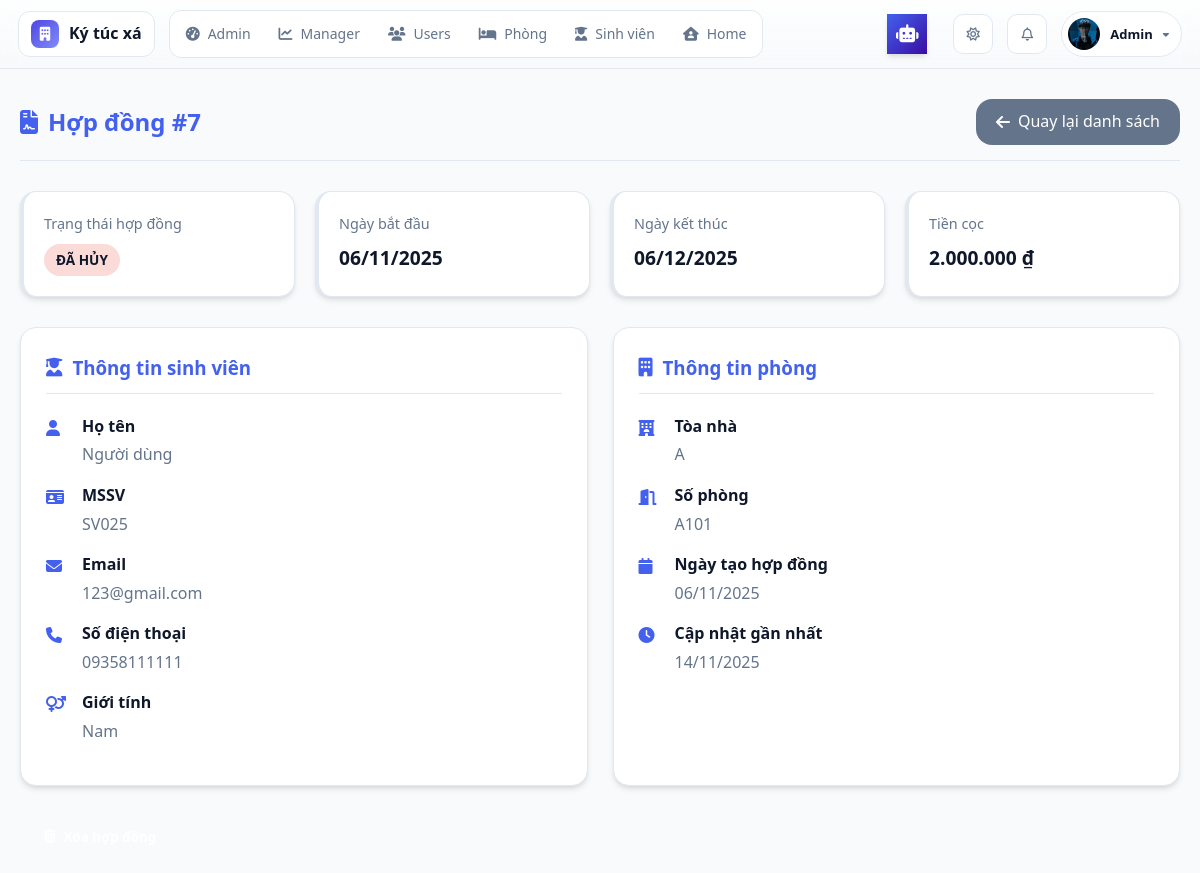
The app's page /modules/staff/contract/contract_detail.php?id=7 (signed in) with its own data.
### tables this page shows
CREATE TABLE IF NOT EXISTS `students` (
  `StudentID` int NOT NULL AUTO_INCREMENT,
  `UserID` int DEFAULT NULL,
  `StudentCode` varchar(20) NOT NULL,
  `FullName` varchar(100) NOT NULL,
  `Email` varchar(100) DEFAULT NULL,
  `Gender` enum('Nam','Nữ','Khác') NOT NULL,
  `BirthDate` date DEFAULT NULL,
  `CitizenID` varchar(20) DEFAULT NULL,
  `Hometown` varchar(100) DEFAULT NULL,
  `Address` varchar(255) DEFAULT NULL,
  `Phone` varchar(15) DEFAULT NULL,
  `ClassName` varchar(100) DEFAULT NULL,
  `CourseYear` varchar(9) DEFAULT NULL,
  `Avatar` varchar(255) DEFAULT NULL,
  `EmergencyContact` varchar(255) DEFAULT NULL,
  `CheckInDate` date DEFAULT NULL,
  `CheckOutDate` date DEFAULT NULL,
  `IsInDorm` tinyint(1) DEFAULT '1',
  `CreatedAt` datetime DEFAULT CURRENT_TIMESTAMP,
  `UpdatedAt` datetime DEFAULT CURRENT_TIMESTAMP ON UPDATE CURRENT_TIMESTAMP,
  `FacultyID` int DEFAULT NULL,
  PRIMARY KEY (`StudentID`),
  UNIQUE KEY `StudentCode` (`StudentCode`),
  UNIQUE KEY `UserID` (`UserID`),
  KEY `fk_faculty` (`FacultyID`),
  CONSTRAINT `fk_faculty` FOREIGN KEY (`FacultyID`) REFERENCES `faculties` (`FacultyID`) ON DELETE SET NULL ON UPDATE CASCADE,
  CONSTRAINT `students_ibfk_1` FOREIGN KEY (`UserID`) REFERENCES `users` (`UserID`)
);

CREATE TABLE IF NOT EXISTS `contracts` (
  `ContractID` int NOT NULL AUTO_INCREMENT,
  `StudentID` int NOT NULL,
  `RoomID` int NOT NULL,
  `StartDate` date NOT NULL,
  `EndDate` date NOT NULL,
  `Deposit` decimal(12,2) DEFAULT '0.00' COMMENT 'Tiền đặt cọc hợp đồng',
  `Status` enum('Hiệu lực','Hết hạn','Đã hủy') DEFAULT 'Hiệu lực',
  `CreatedAt` datetime DEFAULT CURRENT_TIMESTAMP,
  `UpdatedAt` datetime DEFAULT CURRENT_TIMESTAMP ON UPDATE CURRENT_TIMESTAMP,
  `PaymentStatus` enum('Còn nợ','Đã thanh toán đủ') NOT NULL DEFAULT 'Còn nợ',
  PRIMARY KEY (`ContractID`),
  KEY `StudentID` (`StudentID`),
  KEY `RoomID` (`RoomID`),
  CONSTRAINT `contracts_ibfk_1` FOREIGN KEY (`StudentID`) REFERENCES `students` (`StudentID`) ON DELETE CASCADE ON UPDATE CASCADE,
  CONSTRAINT `contracts_ibfk_2` FOREIGN KEY (`RoomID`) REFERENCES `rooms` (`RoomID`) ON DELETE CASCADE ON UPDATE CASCADE
);

CREATE TABLE IF NOT EXISTS `buildings` (
  `BuildingID` int NOT NULL AUTO_INCREMENT,
  `BuildingName` varchar(100) DEFAULT NULL,
  `Description` varchar(255) DEFAULT NULL,
  `Floors` int DEFAULT '1',
  PRIMARY KEY (`BuildingID`)
);

CREATE TABLE IF NOT EXISTS `rooms` (
  `RoomID` int NOT NULL AUTO_INCREMENT,
  `BuildingID` int NOT NULL,
  `RoomNumber` varchar(10) DEFAULT NULL,
  `Capacity` int NOT NULL,
  `CurrentOccupants` int DEFAULT '0',
  `RoomType` enum('Nam','Nữ','Khác') NOT NULL,
  `RoomPrice` decimal(10,2) NOT NULL,
  `Status` enum('Trống','Đầy','Bảo trì') DEFAULT 'Trống',
  `ImagePath` varchar(255) DEFAULT NULL,
  `Gallery` json DEFAULT NULL,
  `Description` text,
  `Amenities` json DEFAULT NULL,
  `CreatedAt` datetime DEFAULT CURRENT_TIMESTAMP,
  `UpdatedAt` datetime DEFAULT CURRENT_TIMESTAMP ON UPDATE CURRENT_TIMESTAMP,
  PRIMARY KEY (`RoomID`),
  UNIQUE KEY `uq_rooms_building_room` (`BuildingID`,`RoomNumber`),
  CONSTRAINT `rooms_ibfk_1` FOREIGN KEY (`BuildingID`) REFERENCES `buildings` (`BuildingID`)
);

### modules/staff/contract/contract_detail.php (the view, shortened to what this page needs)
<?php
include '../../../db_connect.php';
include '../../../includes/admin_header.php';
$id = $_GET['id'] ?? 0;
$sql = "
    SELECT
        c.*,
        s.FullName, s.StudentCode, s.Email, s.Phone, s.Gender,
        r.RoomNumber, b.BuildingName
    FROM Contracts c
    JOIN Students s ON c.StudentID = s.StudentID
    JOIN Rooms r ON c.RoomID = r.RoomID
    JOIN Buildings b ON r.BuildingID = b.BuildingID
    WHERE c.ContractID = ?
";
$stmt = $conn->prepare($sql);
$stmt->bind_param("i", $id);
$stmt->execute();
$result = $stmt->get_result();
$contract = $result->fetch_assoc();
function formatMoney($n)
{
    return number_format($n, 0, ',', '.') . ' ₫';
}
function getStatusClass($status)
{
    switch ($status) {
        case 'Đã hủy':
            return 'canceled';
    }
}
?>
<!DOCTYPE html>
<html lang="vi">
<head>
    <link rel="stylesheet" href="../../assets/css/admin/admin_header.css">
    <link rel="stylesheet" href="../../../assets/css/staff/contract/staff_contract_detail.css">
    <link rel="stylesheet" href="https://cdnjs.cloudflare.com/ajax/libs/font-awesome/6.5.0/css/all.min.css">
</head>
<body>
    <div class="contract-detail-container">
        <div class="header">
            <h2><i class="fas fa-file-contract"></i> Hợp đồng #<?= $contract['ContractID'] ?></h2>
            <a href="contract_list.php" class="btn-back"><i class="fas fa-arrow-left"></i> Quay lại danh sách</a>
        </div>
        <div class="contract-meta">
            <div class="meta-card">
                <div class="meta-label">Trạng thái hợp đồng</div>
                <div class="meta-value">
                    <span class="status-badge <?= getStatusClass($contract['Status']) ?>"><?= $contract['Status'] ?></span>
                </div>
            </div>
            <div class="meta-card">
                <div class="meta-label">Ngày bắt đầu</div>
                <div class="meta-value"><?= date('d/m/Y', strtotime($contract['StartDate'])) ?></div>
            </div>
            <div class="meta-card">
                <div class="meta-label">Ngày kết thúc</div>
                <div class="meta-value"><?= date('d/m/Y', strtotime($contract['EndDate'])) ?></div>
            </div>
            <div class="meta-card">
                <div class="meta-label">Tiền cọc</div>
                <div class="meta-value"><?= formatMoney($contract['Deposit']) ?></div>
            </div>
        </div>
        <div class="contract-info">
            <div class="info-card">
                <h3><i class="fas fa-user-graduate"></i> Thông tin sinh viên</h3>
                <div class="info-item">
                    <div class="info-icon"><i class="fas fa-user"></i></div>
                    <div class="info-content">
                        <div class="info-label">Họ tên</div>
                        <div class="info-value"><?= htmlspecialchars($contract['FullName']) ?></div>
                    </div>
                </div>
                <div class="info-item">
                    <div class="info-icon"><i class="fas fa-id-card"></i></div>
                    <div class="info-content">
                        <div class="info-label">MSSV</div>
                        <div class="info-value"><?= htmlspecialchars($contract['StudentCode']) ?></div>
                    </div>
                </div>
                <div class="info-item">
                    <div class="info-icon"><i class="fas fa-envelope"></i></div>
                    <div class="info-content">
                        <div class="info-label">Email</div>
                        <div class="info-value"><?= htmlspecialchars($contract['Email']) ?></div>
                    </div>
                </div>
                <div class="info-item">
                    <div class="info-icon"><i class="fas fa-phone"></i></div>
                    <div class="info-content">
                        <div class="info-label">Số điện thoại</div>
                        <div class="info-value"><?= htmlspecialchars($contract['Phone']) ?></div>
                    </div>
                </div>
                <div class="info-item">
                    <div class="info-icon"><i class="fas fa-venus-mars"></i></div>
                    <div class="info-content">
                        <div class="info-label">Giới tính</div>
                        <div class="info-value"><?= htmlspecialchars($contract['Gender']) ?></div>
                    </div>
                </div>
            </div>
            <div class="info-card">
                <h3><i class="fas fa-building"></i> Thông tin phòng</h3>
                <div class="info-item">
                    <div class="info-icon"><i class="fas fa-hotel"></i></div>
                    <div class="info-content">
                        <div class="info-label">Tòa nhà</div>
                        <div class="info-value"><?= htmlspecialchars($contract['BuildingName']) ?></div>
                    </div>
                </div>
                <div class="info-item">
                    <div class="info-icon"><i class="fas fa-door-open"></i></div>
                    <div class="info-content">
                        <div class="info-label">Số phòng</div>
                        <div class="info-value"><?= htmlspecialchars($contract['RoomNumber']) ?></div>
                    </div>
                </div>
                <div class="info-item">
                    <div class="info-icon"><i class="fas fa-calendar"></i></div>
                    <div class="info-content">
                        <div class="info-label">Ngày tạo hợp đồng</div>
                        <div class="info-value"><?= date('d/m/Y', strtotime($contract['CreatedAt'])) ?></div>
                    </div>
                </div>
                <div class="info-item">
                    <div class="info-icon"><i class="fas fa-clock"></i></div>
                    <div class="info-content">
                        <div class="info-label">Cập nhật gần nhất</div>
                        <div class="info-value"><?= date('d/m/Y', strtotime($contract['UpdatedAt'])) ?></div>
                    </div>
                </div>
            </div>
        </div>
        <div class="actions">
            <?php if ($_SESSION['Role'] === 'Admin'): ?>
                <button class="btn btn-delete" onclick="deleteContract(<?= $contract['ContractID'] ?>)">
                    <i class="fas fa-trash-alt"></i> Xóa hợp đồng
                </button>
            <?php endif; ?>
        </div>
    </div>
</body>
</html>

### includes/admin_header.php (shortened to what this page needs)
<?php
require_once __DIR__ . "/error_handler.php";
$userName = $_SESSION['FullName'] ?? 'Quản trị viên';
$userAvatar = $_SESSION['Avatar'] ?? null;
$userRole = $_SESSION['Role'] ?? 'Staff';
$base = '/';
if (!$userAvatar && isset($_SESSION['UserID']) && isset($conn) && $conn instanceof mysqli) {
    try {
        $userId = (int)$_SESSION['UserID'];
        $stmt = $conn->prepare("SELECT Avatar FROM Students WHERE UserID = ? LIMIT 1");
        if ($stmt) {
            $stmt->bind_param("i", $userId);
            $stmt->execute();
            $res = $stmt->get_result();
            if ($row = $res->fetch_assoc()) {
                $userAvatar = $row['Avatar'];
            }
        }
    } catch (Exception $e) {
    }
}
$avatarPath = $base . 'assets/img/avatars/user.png';
if ($userAvatar && !empty($userAvatar)) {
    if (preg_match('/^https?:\/\//', $userAvatar)) {
        $avatarPath = $userAvatar;
    } else {
        $avatarPath = $base . ltrim($userAvatar, '/');
    }
}
?>
<!DOCTYPE html>
<html lang="vi">
<head>
    <link rel="stylesheet" href="https://cdnjs.cloudflare.com/ajax/libs/font-awesome/6.5.0/css/all.min.css" />
    <link rel="stylesheet" href="<?= $base ?>assets/css/global.css" />
    <link rel="stylesheet" href="<?= $base ?>assets/css/admin/admin_header.css" />
    <link rel="stylesheet" href="<?= $base ?>assets/css/admin/chat_ai_widget.css" />
</head>
<body class="theme-auto" data-base="<?= $base ?>">
    <header class="admin-header">
        <div class="left">
            <a href="<?= $base ?>modules/staff/dashboard.php" class="logo">
                <i class="fas fa-building"></i>
                <span>Ký túc xá</span>
            </a>
            <nav class="admin-nav">
                <?php if ($userRole !== 'Manager'): ?>
                    <a href="<?= $base ?>modules/admin/dashboard.php" data-path="modules/admin/dashboard.php">
                        <i class="fas fa-gauge-high"></i>
                        <span>Admin</span>
                    </a>
                <?php endif; ?>
                <a href="<?= $base ?>modules/staff/dashboard.php" data-path="modules/staff/dashboard.php">
                    <i class="fas fa-chart-line"></i>
                    <span>Manager</span>
                </a>
                <?php if ($userRole !== 'Manager'): ?>
                    <a href="<?= $base ?>modules/staff/users/users.php" data-path="modules/staff/users/users.php">
                        <i class="fas fa-users"></i>
                        <span>Users</span>
                    </a>
                <?php endif; ?>
                <a href="<?= $base ?>modules/staff/rooms/rooms.php" data-path="modules/staff/rooms/rooms.php">
                    <i class="fas fa-bed"></i>
                    <span>Phòng</span>
                </a>
                <a href="<?= $base ?>modules/staff/students/student_list.php" data-path="modules/staff/students/student_list.php">
                     <i class="fas fa-user-graduate"></i>
                     <span>Sinh viên</span>
                </a>
                <a href="<?= $base ?>index.php" data-path="index.php">
                    <i class="fas fa-house-user"></i>
                    <span>Home</span>
                </a>
            </nav>
        </div>
        <div class="right">
            <?php if ($userRole === 'Admin'): ?>
                <div id="adminChatAiToggle" class="chat-ai-toggle" title="Trợ lý Admin">
                    <i class="fas fa-robot"></i>
                </div>
            <?php endif; ?>
            <button class="theme-toggle" aria-label="Chế độ tối/sáng">
                <i class="fa-regular fa-sun"></i>
            </button>
            <div class="notify">
                <button class="notify-btn" aria-label="Thông báo">
                    <i class="fa-regular fa-bell"></i>
                </button>
            </div>
            <div class="admin-profile">
                <button class="profile-btn" aria-haspopup="true" aria-expanded="false">
                    <img src="<?= htmlspecialchars($avatarPath) ?>" alt="Avatar" onerror="this.src='<?= $base ?>assets/img/avatars/user.png'">
                    <span class="name"><?= htmlspecialchars($userName) ?></span>
                    <i class="fas fa-caret-down caret"></i>
                </button>
            </div>
        </div>
    </header>
    <main style="min-height: 80vh;">

### records on screen
students: Avatar (picture)
contracts: ContractID "7", Status "ĐÃ HỦY", StartDate "06/11/2025", EndDate "06/12/2025", Deposit "2.000.000 ₫", StudentID.FullName "Người dùng", StudentID.StudentCode "SV025", StudentID.Email "123@gmail.com", StudentID.Phone "09358111111", StudentID.Gender "Nam", buildings.BuildingName "A", RoomID.RoomNumber "A101", CreatedAt "06/11/2025", UpdatedAt "14/11/2025"

### other values on screen
$userName "Admin"
